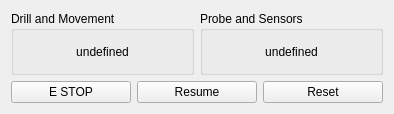
<?xml version="1.0" encoding="UTF-8"?>
<ui version="4.0">
 <class>stateWidgetForm</class>
 <widget class="QWidget" name="stateWidgetForm">
  <property name="enabled">
   <bool>true</bool>
  </property>
  <property name="geometry">
   <rect>
    <x>0</x>
    <y>0</y>
    <width>394</width>
    <height>114</height>
   </rect>
  </property>
  <property name="sizePolicy">
   <sizepolicy hsizetype="Minimum" vsizetype="Minimum">
    <horstretch>0</horstretch>
    <verstretch>0</verstretch>
   </sizepolicy>
  </property>
  <property name="windowTitle">
   <string>State</string>
  </property>
  <property name="layoutDirection">
   <enum>Qt::LeftToRight</enum>
  </property>
  <layout class="QVBoxLayout" name="verticalLayout">
   <item>
    <layout class="QHBoxLayout" name="horizontalLayout_2">
     <item>
      <widget class="QGroupBox" name="groupBox">
       <property name="title">
        <string>Drill and Movement</string>
       </property>
       <layout class="QVBoxLayout" name="verticalLayout_3">
        <item>
         <widget class="QLabel" name="damLabel">
          <property name="text">
           <string>undefined</string>
          </property>
          <property name="alignment">
           <set>Qt::AlignCenter</set>
          </property>
         </widget>
        </item>
       </layout>
      </widget>
     </item>
     <item>
      <widget class="QGroupBox" name="groupBox_2">
       <property name="title">
        <string>Probe and Sensors</string>
       </property>
       <layout class="QVBoxLayout" name="verticalLayout_2">
        <item>
         <widget class="QLabel" name="pasLabel">
          <property name="text">
           <string>undefined</string>
          </property>
          <property name="alignment">
           <set>Qt::AlignCenter</set>
          </property>
         </widget>
        </item>
       </layout>
      </widget>
     </item>
    </layout>
   </item>
   <item>
    <layout class="QHBoxLayout" name="horizontalLayout">
     <item>
      <widget class="QPushButton" name="estopButton">
       <property name="text">
        <string>E STOP</string>
       </property>
      </widget>
     </item>
     <item>
      <widget class="QPushButton" name="resumeButton">
       <property name="text">
        <string>Resume</string>
       </property>
      </widget>
     </item>
     <item>
      <widget class="QPushButton" name="resetButton">
       <property name="text">
        <string>Reset</string>
       </property>
      </widget>
     </item>
    </layout>
   </item>
  </layout>
 </widget>
 <resources/>
 <connections/>
</ui>
